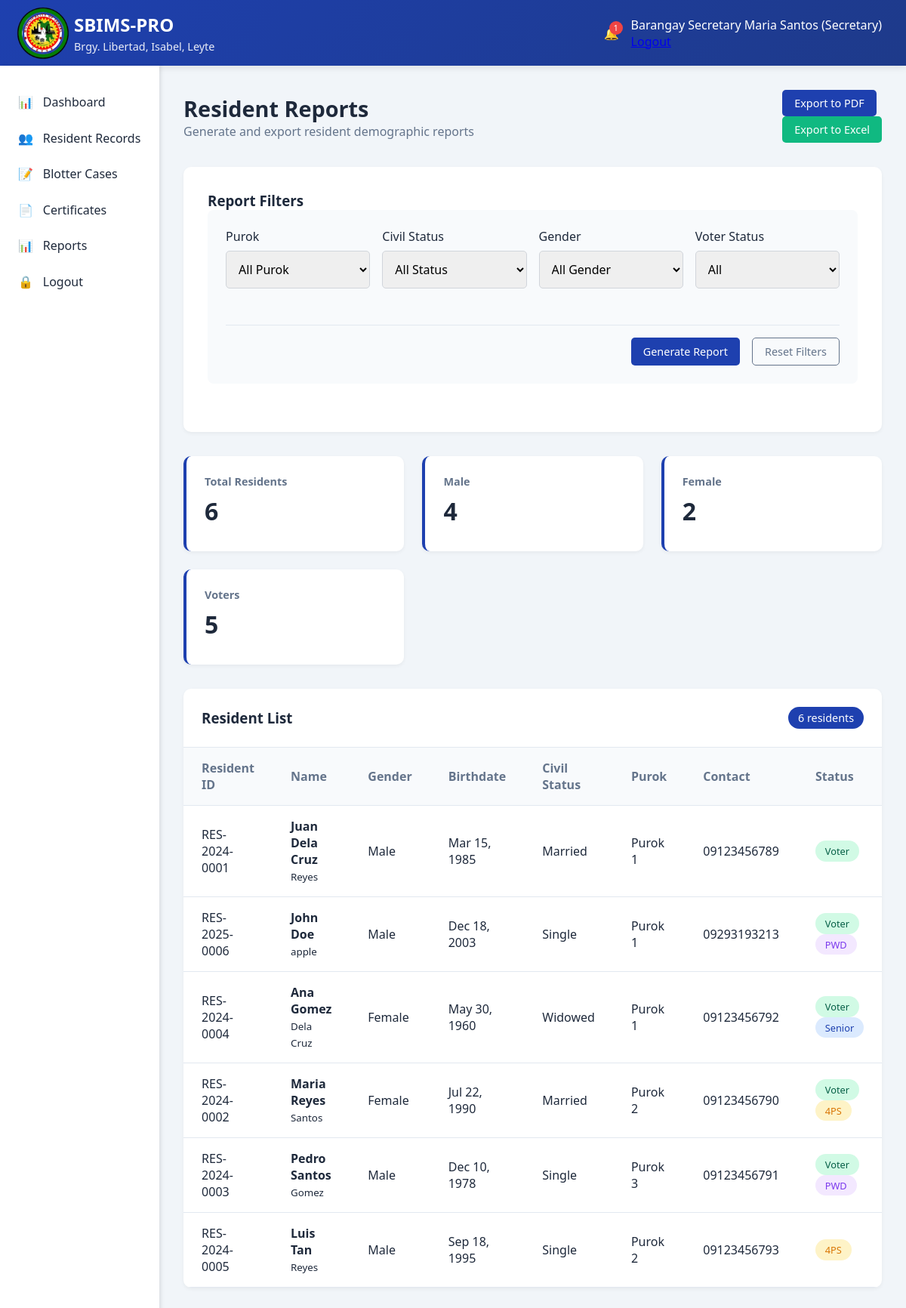
The page /secretary/reports_residents.php (signed in) on the database its author committed.
### tables this page shows
CREATE TABLE `residents` (
  `id` int(11) NOT NULL AUTO_INCREMENT,
  `resident_id` varchar(20) NOT NULL,
  `first_name` varchar(50) NOT NULL,
  `middle_name` varchar(50) DEFAULT NULL,
  `last_name` varchar(50) NOT NULL,
  `birthdate` date NOT NULL,
  `gender` enum('Male','Female') NOT NULL,
  `civil_status` enum('Single','Married','Widowed','Divorced') NOT NULL,
  `contact_number` varchar(15) DEFAULT NULL,
  `email` varchar(100) DEFAULT NULL,
  `address` text NOT NULL,
  `purok` varchar(50) NOT NULL,
  `household_number` varchar(20) DEFAULT NULL,
  `is_voter` tinyint(1) DEFAULT 0,
  `is_4ps` tinyint(1) DEFAULT 0,
  `is_senior` tinyint(1) DEFAULT 0,
  `is_pwd` tinyint(1) DEFAULT 0,
  `created_at` timestamp NOT NULL DEFAULT current_timestamp(),
  `updated_at` timestamp NOT NULL DEFAULT current_timestamp() ON UPDATE current_timestamp(),
  PRIMARY KEY (`id`),
  UNIQUE KEY `resident_id` (`resident_id`)
);

### config/functions.php (called while the page is built, shortened)
<?php
function formatDate($date) {
    return date('M j, Y', strtotime($date));
}
?>

### secretary/reports_residents.php (the view, shortened to what this page needs)
<?php
require_once '../config/functions.php';
$database = new Database();
$db = $database->getConnection();
$query = "SELECT * FROM residents WHERE 1=1";
$query .= " ORDER BY last_name, first_name";
$stmt = $db->prepare($query);
$stmt->execute();
$residents = $stmt->fetchAll(PDO::FETCH_ASSOC);
?>
<?php include '../includes/header.php'; ?>
<?php include '../includes/topbar.php'; ?>
<div class="main-container">
    <?php include '../includes/sidebar.php'; ?>
    <main class="content">
        <div class="page-header">
            <div class="page-title">
                <h1>Resident Reports</h1>
                <p>Generate and export resident demographic reports</p>
            </div>
            <div class="page-actions">
                <button onclick="exportToPDF()" class="btn btn-primary">Export to PDF</button>
                <button onclick="exportToExcel()" class="btn btn-success">Export to Excel</button>
            </div>
        </div>
        <div class="form-container">
            <h3>Report Filters</h3>
            <form method="GET" class="filter-form">
                <div class="form-row">
                    <div class="form-group">
                        <label for="purok">Purok</label>
                        <select id="purok" name="purok">
                            <option value="">All Purok</option>
                        </select>
                    </div>
                    <div class="form-group">
                        <label for="civil_status">Civil Status</label>
                        <select id="civil_status" name="civil_status">
                            <option value="">All Status</option>
                        </select>
                    </div>
                    <div class="form-group">
                        <label for="gender">Gender</label>
                        <select id="gender" name="gender">
                            <option value="">All Gender</option>
                        </select>
                    </div>
                    <div class="form-group">
                        <label for="voter_status">Voter Status</label>
                        <select id="voter_status" name="voter_status">
                            <option value="">All</option>
                        </select>
                    </div>
                </div>
                <div class="form-actions">
                    <button type="submit" class="btn btn-primary">Generate Report</button>
                    <a href="reports_residents.php" class="btn btn-outline">Reset Filters</a>
                </div>
            </form>
        </div>
        <div class="stats-grid">
            <div class="stat-card">
                <h3>Total Residents</h3>
                <div class="stat-value"><?php echo count($residents); ?></div>
            </div>
            <div class="stat-card">
                <h3>Male</h3>
                <div class="stat-value">
                    <?php
                    $male_count = array_filter($residents, function($r) { return $r['gender'] == 'Male'; });
                    echo count($male_count);
                    ?>
                </div>
            </div>
            <div class="stat-card">
                <h3>Female</h3>
                <div class="stat-value">
                    <?php
                    $female_count = array_filter($residents, function($r) { return $r['gender'] == 'Female'; });
                    echo count($female_count);
                    ?>
                </div>
            </div>
            <div class="stat-card">
                <h3>Voters</h3>
                <div class="stat-value">
                    <?php
                    $voter_count = array_filter($residents, function($r) { return $r['is_voter']; });
                    echo count($voter_count);
                    ?>
                </div>
            </div>
        </div>
        <div class="data-table">
            <div class="table-header">
                <h3>Resident List</h3>
                <div class="table-actions">
                    <span class="badge"><?php echo count($residents); ?> residents</span>
                </div>
            </div>
            <table id="residentTable">
                <thead>
                    <tr>
                        <th>Resident ID</th>
                        <th>Name</th>
                        <th>Gender</th>
                        <th>Birthdate</th>
                        <th>Civil Status</th>
                        <th>Purok</th>
                        <th>Contact</th>
                        <th>Status</th>
                    </tr>
                </thead>
                <tbody>
                    <?php if (count($residents) > 0): ?>
                        <?php foreach ($residents as $resident): ?>
                        <tr>
                            <td><?php echo htmlspecialchars($resident['resident_id']); ?></td>
                            <td>
                                <strong><?php echo htmlspecialchars($resident['first_name'] . ' ' . $resident['last_name']); ?></strong>
                                <?php if ($resident['middle_name']): ?>
                                    <br><small><?php echo htmlspecialchars($resident['middle_name']); ?></small>
                                <?php endif; ?>
                            </td>
                            <td><?php echo htmlspecialchars($resident['gender']); ?></td>
                            <td><?php echo formatDate($resident['birthdate']); ?></td>
                            <td><?php echo htmlspecialchars($resident['civil_status']); ?></td>
                            <td><?php echo htmlspecialchars($resident['purok']); ?></td>
                            <td><?php echo htmlspecialchars($resident['contact_number']); ?></td>
                            <td>
                                <?php
                                $badges = [];
                                if ($resident['is_voter']) $badges[] = '<span class="status status-approved">Voter</span>';
                                if ($resident['is_4ps']) $badges[] = '<span class="status status-pending">4PS</span>';
                                if ($resident['is_senior']) $badges[] = '<span class="status status-settled">Senior</span>';
                                if ($resident['is_pwd']) $badges[] = '<span class="status status-referred">PWD</span>';
                                echo implode(' ', $badges);
                                ?>
                            </td>
                        </tr>
                        <?php endforeach; ?>
                    <?php endif; ?>
                </tbody>
            </table>
        </div>
    </main>
</div>
<?php include '../includes/footer.php'; ?>

### assets/css/main.css (style rules this page uses)
:root { --primary: #1e40af; --primary-dark: #1e3a8a; --secondary: #64748b; --success: #10b981; --warning: #f59e0b; --danger: #ef4444; --light: #f8fafc; --dark: #1e293b; }
* { margin: 0; padding: 0; box-sizing: border-box; font-family: 'Segoe UI', Tahoma, Geneva, Verdana, sans-serif; }
body { background-color: #f1f5f9; color: var(--dark); }
.main-container { display: flex; min-height: calc(100vh - 80px); }
.content { flex: 1; padding: 2rem; }
.page-header { display: flex; justify-content: space-between; align-items: center; margin-bottom: 2rem; }
.page-title h1 { font-size: 1.8rem; color: var(--dark); }
.page-title p { color: var(--secondary); }
.btn { padding: 0.5rem 1rem; border: none; border-radius: 5px; cursor: pointer; font-weight: 500; display: flex; align-items: center; gap: 0.5rem; transition: all 0.3s; text-decoration: none; font-size: 0.9rem; }
.btn-primary { background: var(--primary); color: white; }
.btn-outline { background: transparent; border: 1px solid var(--secondary); color: var(--secondary); }
.btn-success { background: var(--success); color: white; }

### assets/css/dashboard.css (style rules this page uses)
.stats-grid { display: grid; grid-template-columns: repeat(auto-fill, minmax(240px, 1fr)); gap: 1.5rem; margin-bottom: 2rem; }
.stat-card { background: white; border-radius: 10px; padding: 1.5rem; box-shadow: 0 2px 5px rgba(0,0,0,0.05); border-left: 4px solid var(--primary); }
.stat-card h3 { font-size: 0.9rem; color: var(--secondary); margin-bottom: 0.5rem; }
.stat-value { font-size: 2rem; font-weight: bold; color: var(--dark); margin-bottom: 0.5rem; }
.data-table { background: white; border-radius: 10px; overflow: hidden; box-shadow: 0 2px 5px rgba(0,0,0,0.05); margin-bottom: 2rem; }
.table-header { padding: 1.5rem; border-bottom: 1px solid #e2e8f0; display: flex; justify-content: space-between; align-items: center; }
.table-header h3 { color: var(--dark); }
.table-actions { display: flex; gap: 0.5rem; }
table { width: 100%; border-collapse: collapse; }
th, td { padding: 1rem 1.5rem; text-align: left; border-bottom: 1px solid #e2e8f0; }
th { background: #f8fafc; font-weight: 600; color: var(--secondary); }
.status { padding: 0.3rem 0.8rem; border-radius: 20px; font-size: 0.8rem; font-weight: 500; display: inline-block; }
.status-pending { background: #fef3c7; color: #d97706; }
.status-approved { background: #d1fae5; color: #065f46; }
.status-settled { background: #dbeafe; color: #1e40af; }
.status-referred { background: #f3e8ff; color: #7c3aed; }
.form-container { background: white; border-radius: 10px; padding: 2rem; box-shadow: 0 2px 5px rgba(0,0,0,0.05); margin-bottom: 2rem; }
.form-row { display: grid; grid-template-columns: repeat(auto-fit, minmax(250px, 1fr)); gap: 1rem; margin-bottom: 1rem; }
.form-group { margin-bottom: 1rem; }
.form-group label { display: block; margin-bottom: 0.5rem; font-weight: 500; color: var(--dark); }
.form-group input, .form-group select, .form-group textarea { width: 100%; padding: 0.75rem; border: 1px solid #d1d5db; border-radius: 5px; font-size: 1rem; transition: border-color 0.3s; }
.form-actions { display: flex; gap: 1rem; justify-content: flex-end; margin-top: 2rem; padding-top: 1rem; border-top: 1px solid #e2e8f0; }

### secretary/reports_residents.php (style rules this page uses)
.filter-form { background: #f8fafc; padding: 1.5rem; border-radius: 8px; margin-bottom: 2rem; }
.filter-form .form-row { grid-template-columns: repeat(4, 1fr); }
.badge { background: var(--primary); color: white; padding: 0.3rem 0.8rem; border-radius: 20px; font-size: 0.9rem; font-weight: 500; }

### rows shown on the page
residents: resident "RES-2024-0001", first_name+last_name "Juan Dela Cruz", middle_name "Reyes", gender "Male", birthdate "Mar 15, 1985", civil_status "Married", purok "Purok 1", contact_number "09123456789"
residents: resident "RES-2025-0006", first_name+last_name "John Doe", middle_name "apple", gender "Male", birthdate "Dec 18, 2003", civil_status "Single", purok "Purok 1", contact_number "09293193213"
residents: resident "RES-2024-0004", first_name+last_name "Ana Gomez", middle_name "Dela Cruz", gender "Female", birthdate "May 30, 1960", civil_status "Widowed", purok "Purok 1", contact_number "09123456792"
residents: resident "RES-2024-0002", first_name+last_name "Maria Reyes", middle_name "Santos", gender "Female", birthdate "Jul 22, 1990", civil_status "Married", purok "Purok 2", contact_number "09123456790"
residents: resident "RES-2024-0003", first_name+last_name "Pedro Santos", middle_name "Gomez", gender "Male", birthdate "Dec 10, 1978", civil_status "Single", purok "Purok 3", contact_number "09123456791"
residents: resident "RES-2024-0005", first_name+last_name "Luis Tan", middle_name "Reyes", gender "Male", birthdate "Sep 18, 1995", civil_status "Single", purok "Purok 2", contact_number "09123456793"

### other values the page prints
$notification_count "1"
$_SESSION['full_name'] "Barangay Secretary Maria Santos"
$_SESSION['user_role'] "Secretary"
count($residents) "6"
count($male_count) "4"
count($female_count) "2"
count($voter_count) "5"
